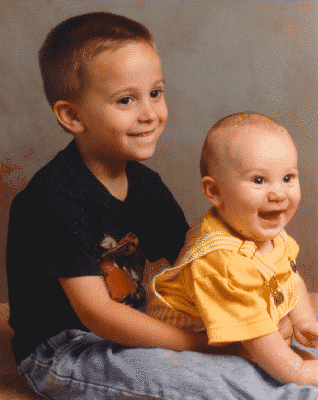
%> input picture Digital Image processing/Lab/DIP LAB/lab 1/kids.tif, 318 x 400 px
$ octave tt1.m   (GNU Octave 9; MATLAB toolbox functions it lacks are replaced by stand-ins)
%> lines starting %> are read from the running program, lines starting %| are printed output that depends on the picture
[image, color] = imread('kids.tif');
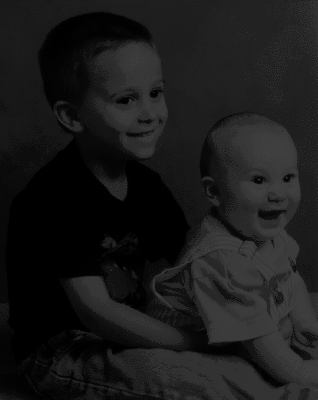
%> image: size 400x318 uint8; min 0, max 63, mean 26.1
%> color = 256 rows, first 12: [0.098 0.0941 0.102; 0.145 0.102 0.11; 0.161 0.141 0.18; 0.22 0.122 0.102; 0.243 0.157 0.137; 0.22 0.184 0.212; 0.247 0.235 0.282; 0.314 0.149 0.102; 0.329 0.204 0.157; 0.412 0.173 0.0902; 0.424 0.231 0.137; 0.318 0.247 0.243]
image = ind2rgb(image, color);
%> image: size 400x318x3 double
image_nearset=imresize(image,2,"nearest");
figure;
imshow(image_nearset)
title('nearest');
image_bilinear=imresize(image,2,"bilinear");
figure;
imshow(image_bilinear)
title('bilinear');
image_bicubic=imresize(image,2,"bicubic");
figure;
imshow(image_bicubic)
title('bicubic');
image_nearset=imresize(image,0.5,"nearest");
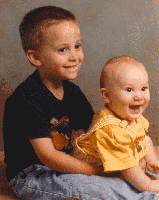
%> image_nearset: size 200x159x3 double; mean R, G, B 0.505, 0.382, 0.306
figure;
imshow(image_nearset)
title('nearest');
image_bilinear=imresize(image,0.5,"bilinear");
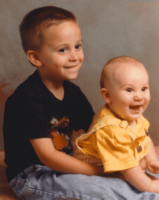
%> image_bilinear: size 200x159x3 double; mean R, G, B 0.505, 0.382, 0.306; mean of the top-left, top-right, bottom-left and bottom-right quarters 0.337, 0.507, 0.222, 0.52
figure;
imshow(image_bilinear)
title('bilinear');
image_bicubic=imresize(image,0.5,"bicubic");
figure;
imshow(image_bicubic)
title('bicubic');
image_crop=imcrop(image,[20 20 40 40]);
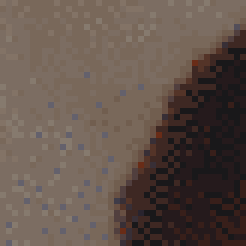
%> image_crop: size 41x41x3 double (shown 6 times larger); mean R, G, B 0.382, 0.324, 0.292
figure;
imshow(image_crop)
image_rotate=imrotate(image,20);
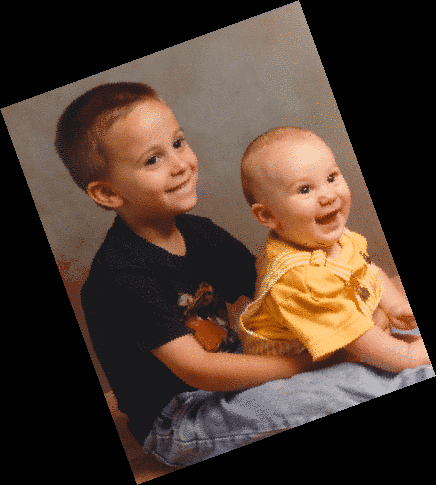
%> image_rotate: size 485x436x3 double; mean R, G, B 0.304, 0.23, 0.184
figure;
imshow(image_rotate)
